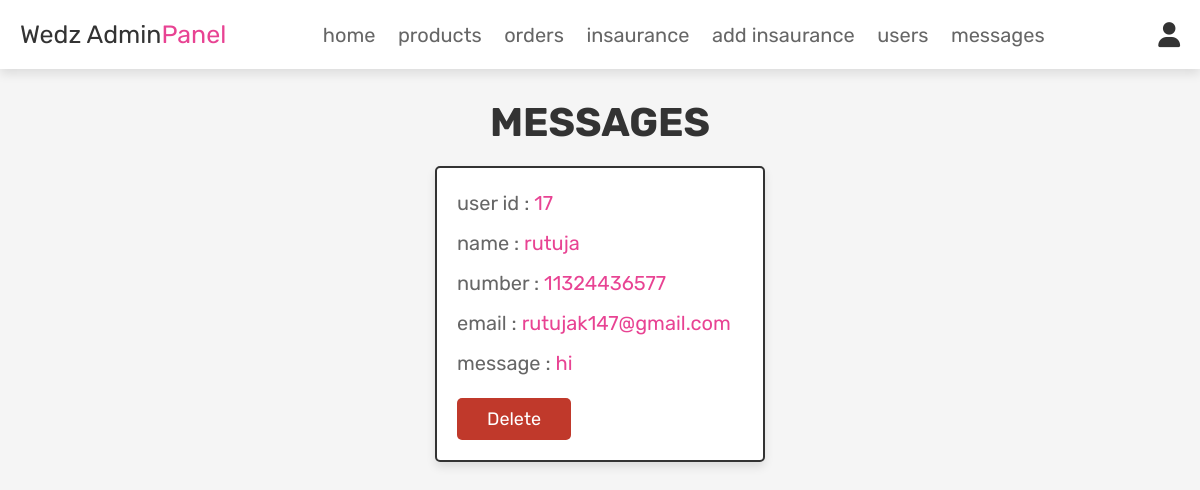
/admin_contacts.php (signed in), run on the app's committed database.
### tables this page shows
CREATE TABLE IF NOT EXISTS `message` (
  `id` int(100) NOT NULL AUTO_INCREMENT,
  `user_id` int(100) NOT NULL,
  `name` varchar(100) NOT NULL,
  `email` varchar(100) NOT NULL,
  `number` varchar(12) NOT NULL,
  `message` varchar(500) NOT NULL,
  PRIMARY KEY (`id`)
);

### admin_contacts.php (the view, shortened to what this page needs)
<!DOCTYPE html>
<html lang="en">
<head>
   <link rel="stylesheet" href="https://cdnjs.cloudflare.com/ajax/libs/font-awesome/6.0.0/css/all.min.css">
   <link rel="stylesheet" href="css/admin_style.css">
</head>
<body>
<?php @include 'admin_header.php'; ?>
<section class="messages">
   <h1 class="title">messages</h1>
   <div class="box-container">
      <?php
       $select_message = mysqli_query($conn, "SELECT * FROM `message`") or die('query failed');
       if(mysqli_num_rows($select_message) > 0){
          while($fetch_message = mysqli_fetch_assoc($select_message)){
      ?>
      <div class="box">
         <p>user id : <span><?php echo $fetch_message['user_id']; ?></span> </p>
         <p>name : <span><?php echo $fetch_message['name']; ?></span> </p>
         <p>number : <span><?php echo $fetch_message['number']; ?></span> </p>
         <p>email : <span><?php echo $fetch_message['email']; ?></span> </p>
         <p>message : <span><?php echo $fetch_message['message']; ?></span> </p>
         <a href="admin_contacts.php?delete=<?php echo $fetch_message['id']; ?>" onclick="return confirm('delete this message?');" class="delete-btn">delete</a>
      </div>
      <?php
         }
      }else{
         echo '<p class="empty">you have no messages!</p>';
      }
      ?>
   </div>
</section>
</body>
</html>

### css/admin_style.css (style rules this page uses)
:root { --pink: #e84393; --red: #c0392b; --orange: #f39c12; --black: #333; --white: #fff; --light-color: #666; --light-white: #ccc; --light-bg: #f5f5f5; --border: .2rem solid var(--black); --box-shadow: 0 .5rem 1rem rgba(0, 0, 0, .1); }
* { font-family: 'Rubik', sans-serif; margin: 0; padding: 0; box-sizing: border-box; outline: none; border: none; text-decoration: none; transition: all .2s linear; }
html { font-size: 62.5%; overflow-x: hidden; scroll-behavior: smooth; scroll-padding-top: 6.5rem; }
body { background: var(--light-bg); }
section { padding: 3rem 2rem; }
.title { text-align: center; margin-bottom: 2rem; color: var(--black); text-transform: uppercase; font-size: 4rem; }
.btn, .delete-btn, .option-btn { display: inline-block; border-radius: .5rem; margin-top: 1rem; font-size: 1.8rem; color: var(--white); cursor: pointer; padding: 1rem 3rem; text-transform: capitalize; }
.delete-btn { background-color: var(--red); }
.messages .box-container { display: grid; grid-template-columns: repeat(auto-fit, 33rem); gap: 1.5rem; align-items: flex-start; max-width: 1200px; margin: 0 auto; justify-content: center; }
.messages .box-container .box { padding: 2rem; border: var(--border); background-color: var(--white); box-shadow: var(--box-shadow); border-radius: .5rem; }
.messages .box-container .box p { font-size: 2rem; color: var(--light-color); margin-bottom: 1rem; line-height: 1.5; }
.messages .box-container .box p span { color: var(--pink); }

### data on the page
message: user "17", name "rutuja", number "11324436577", email "rutujak147@gmail.com", message "hi"
